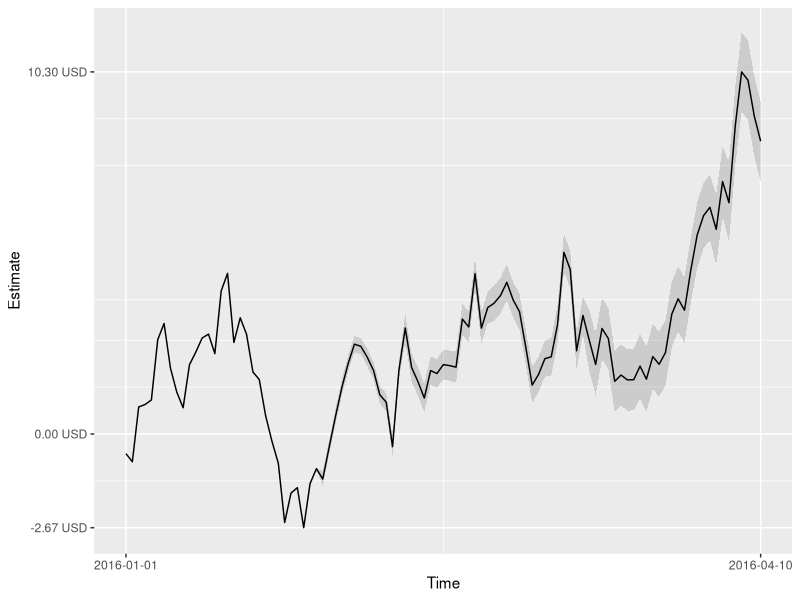

The R script that drew this image: (Note: this script raises an error after producing the figure.)
library(ggplot2)

set.seed(123)
plot_data <- data.frame(
  Time = as.Date('2016-01-01') + 0:100,
  Estimate = cumsum(rnorm(101)),
  s = cumsum(rgamma(101, .1, 10))
)
p <- ggplot(plot_data, aes(x = Time, y = Estimate)) +
  geom_line() +
  geom_ribbon(aes(ymin = Estimate - s, ymax = Estimate + s), fill = "#00000022") +
  scale_x_date(breaks = range(plot_data$Time)) +
  scale_y_continuous(
    breaks = c(0, range(plot_data$Estimate)),
    labels = function(x) sprintf("%.2f USD", x)
  )
p + line_theme(16, box=FALSE)
p + line_theme(16, box=TRUE)
